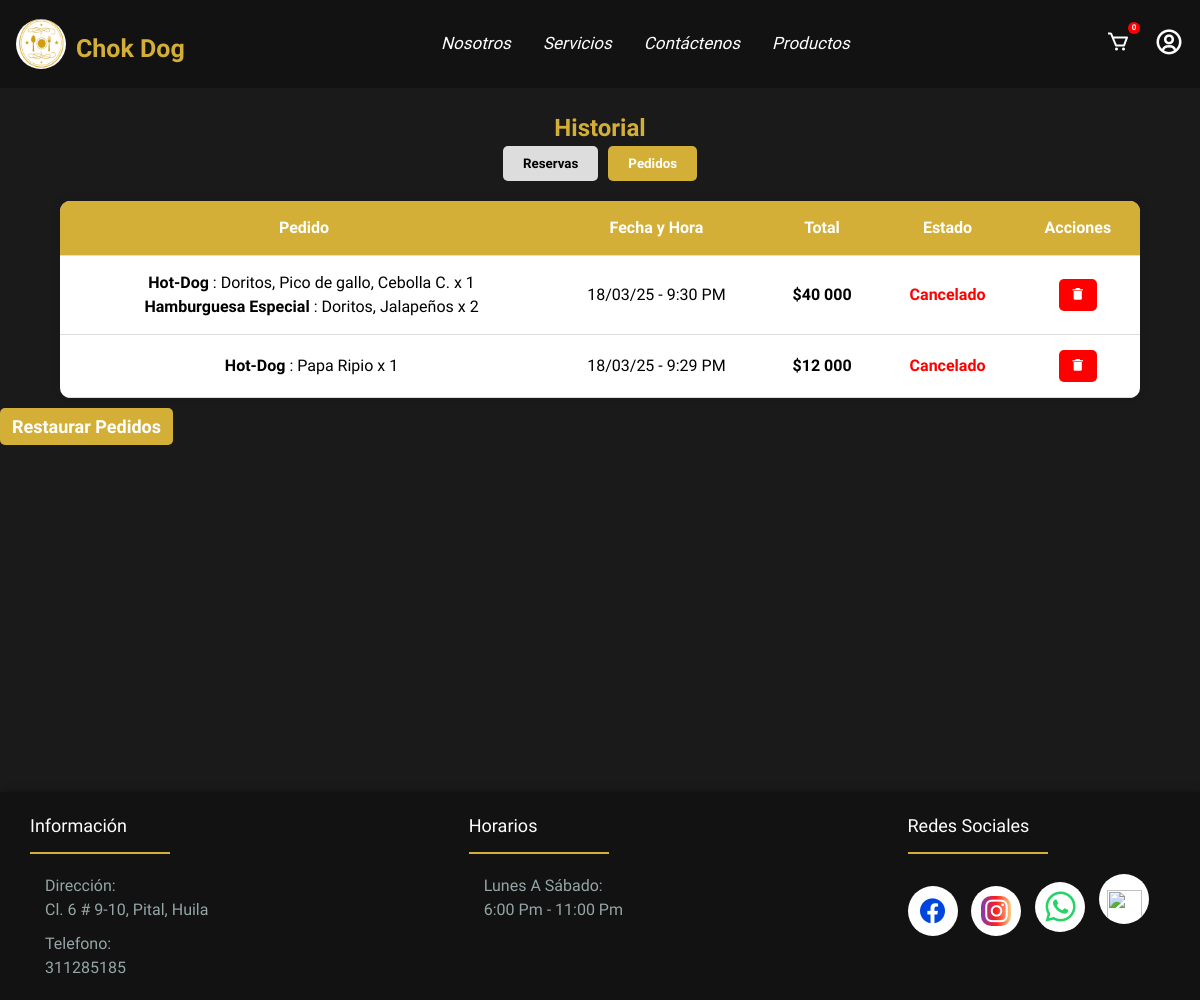
The page /historial (signed in) on the database as committed earlier.
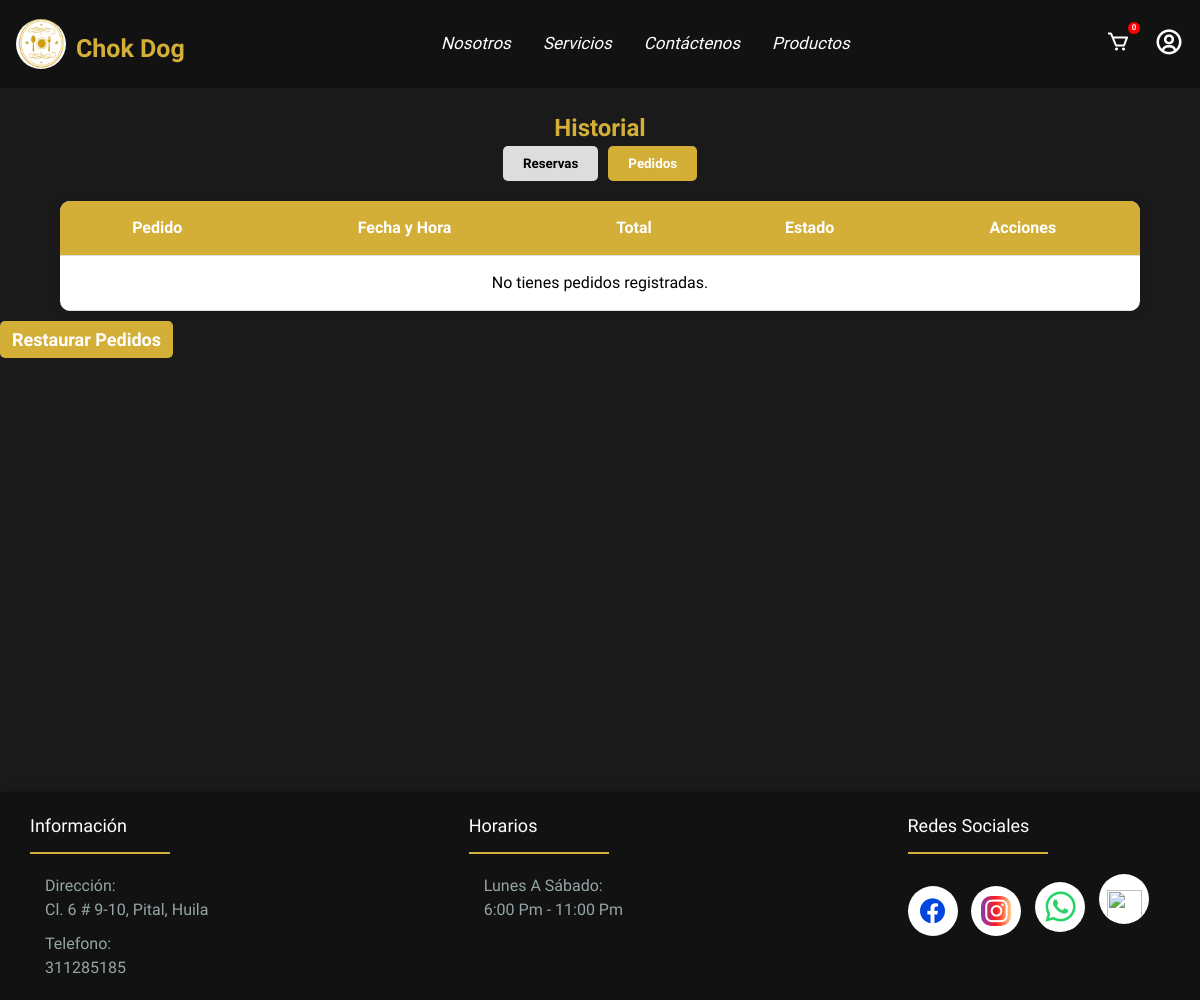
The same page on the database as committed later.
### comida/models.py (models this page shows, shortened)
class Pedido(models.Model):
    ESTADOS = [
        ('pendiente', 'Pendiente'),
        ('confirmado', 'Confirmado'),
        ("enviado", "Enviado"),
        ("entregado", "Entregado"),
        ("cancelado", "Cancelado"),
    ]
    METODOS_PAGO = [
        ('nequi', 'Nequi'),
        ('daviplata', 'Daviplata'),
        ('contra_entrega', 'Contra Entrega'),  # 🔹 Agregado correctamente
    ]
    usuario = models.ForeignKey(User, on_delete=models.SET_NULL, null=True, blank=True)
    nombre = models.CharField(max_length=255)
    email = models.EmailField()
    telefono = models.CharField(max_length=15)
    metodo_pago = models.CharField(max_length=50, choices=METODOS_PAGO)
    comprobante = models.ImageField(upload_to="comprobantes/", null=True, blank=True)
    productos = models.JSONField()  # Se almacenará como JSON con los productos y cantidades
    total = models.DecimalField(max_digits=10, decimal_places=0)
    fecha = models.DateTimeField(auto_now_add=True)
    direccion = models.CharField(max_length=255)
    fecha_pedido = models.DateTimeField(default=now)
    estado = models.CharField(max_length=20, choices=ESTADOS, default='pendiente')

### comida/views.py (the view)
# urls.py: path('historial', views.historial, name='historial'),
def historial(request):
    pedidos = []
    reservas = []
    if request.user.is_authenticated:
        pedidos = Pedido.objects.filter(usuario=request.user).order_by('-fecha')
        reservas = Reserva.objects.filter(usuario=request.user).order_by('-fecha')
        for pedido in pedidos:
            pedido.estado_display = pedido.get_estado_display()
            pedido.productos = json.loads(pedido.productos) if isinstance(pedido.productos, str) else pedido.productos
    return render(request, "historial.html", {"pedidos": pedidos, "reservas": reservas})

### comida/templates/historial.html (shortened to what this page needs)
{% extends 'base.html' %}
{% load static %}
{% load humanize %}
{% block content %}
    <link rel="stylesheet" href="{% static 'historial.css' %}">
    <div class="historial">
        <h2>Historial</h2>
        <div class="tab-container">
            <button class="tab" onclick="showTab('reservas')">Reservas</button>
            <button class="tab active" onclick="showTab('compras')">Pedidos</button>
        </div>
        <div id="compras" class="content">
            <table>
                <thead>
                    <tr>
                        <th>Pedido</th>
                        <th>Fecha y Hora</th>
                        <th>Total</th>
                        <th>Estado</th>
                        <th>Acciones</th>
                    </tr>
                </thead>
                <tbody>
                    {% for pedido in pedidos %}
                    <tr id="pedido-{{ pedido.id }}">
                        <td>
                            <ul>
                                {% for producto in pedido.productos %}
                                <li>
                                    <strong>{{ producto.nombre }}</strong>
                                    {% if producto.ingredientes and producto.ingredientes|length > 0 %}
                                    : {{ producto.ingredientes|join:", " }}
                                    {% endif %}
                                    x {{ producto.cantidad }}
                                </li>
                                {% endfor %}
                            </ul>
                        </td>
                        <td>{{ pedido.fecha|date:"d/m/y - g:i A" }}</td>
                        <td><strong>${{ pedido.total|intcomma }}</strong></td>
                        <td class="estado-{{ pedido.estado }}">{{ pedido.get_estado_display }}</td>
                        <td>
                            <button class="btn delete" onclick="confirmarEliminacionPedido('{{ pedido.id }}')"><i class='bx bxs-trash-alt'></i></button>
                        </td>
                    </tr>
                    {% empty %}
                    <tr>
                        <td colspan="6">No tienes pedidos registradas.</td>
                    </tr>
                    {% endfor %}
                </tbody>
            </table>
            <button class="rest" onclick="restaurarPedidos()">Restaurar Pedidos</button>
        </div>
    </div>
{% endblock %}

### comida/templates/base.html (shortened to what this page needs)
{% load static %}
<!DOCTYPE html>
<html lang="en">
<head>
    <link rel="stylesheet" href="{% static 'barra.css' %}">
    <link href='https://unpkg.com/boxicons@2.1.4/css/boxicons.min.css' rel='stylesheet'>
</head>
<body>
    <header class="header">
        <div class="logo">
            <img src="{% static 'img/logo.png' %}" alt="">
            {% if user.is_authenticated %}
                <h2><a href="{% url 'pagina' %}" class="titulo">Chok Dog</a></h2>
            {% else %}
                <span class="titulo">Chok Dog</span>
            {% endif %}
        </div>
        <nav class="menu">
            {% if user.is_authenticated %}
            <a href="{% url 'nosotros' %}" class="{% if request.path|slice:":9" == "/nosotros" %}active{% endif %}">Nosotros</a>
            <a href="{% url 'servicios' %}" class="{% if request.path|slice:":10" == "/servicios" %}active{% endif %}">Servicios</a>
            <a href="{% url 'contactenos' %}" class="{% if '/contactenos' in request.path %}active{% endif %}">Contáctenos</a>
            {% endif %}
            {% if user.is_authenticated %}
                <a href="{% url 'productos' %}" class="{% if request.path|slice:":10" == "/productos" %}active{% endif %}">Productos</a>
            {% endif %}
        </nav>
        <div class="menu-icons">
            {% if user.is_authenticated %}
            <a id="carrito-icon" class="carrito-icon " href="{% url 'carrito' %}" title="Carrito">
                <i class='bx bx-cart'></i>
                <span id="cart-counter" class="hidden">0</span>
            </a>
            {% endif %}
            <div class="profile-menu">
                <button id="profileBtn" class="profile-btn">
                    <i class='bx bx-user-circle'></i>
                </button>
            </div>
        </div>
    </header>
    <main class="main">
        {% block content %}
        {% endblock %}
    </main>
    <footer class="footer">
        <div class="footer-cont">
            <div class="row">
                <div class="footer-col">
                    <h4>Información</h4>
                    <ul>
                        <li><a href="#">Dirección: <br> Cl. 6 # 9-10, Pital, Huila</a></li>
                        <li><a href="#">Telefono: <br> 311285185</a></li>
                    </ul>
                </div>
                <div class="footer-col">
                    <h4>Horarios</h4>
                    <ul>
                        <li><a href="#">Lunes a sábado: <br> 6:00 pm - 11:00 pm</a></li>
                    </ul>
                </div>
                <div class="footer-col">
                    <h4>Redes Sociales</h4>
                    <div class="social-links">
                        <a class="fa" href="https://www.facebook.com/chok.dog"><i      class='bx bxl-facebook-circle' ></i></a>
                        <a class="ig" href="https://www.instagram.com/chok.dog?utm_source=qr&igsh=c2ZjdnRnNmFyMjYy"><i class='bx bxl-instagram' ></i></a>
                        <a class="wp"href="https://wa.link/x8yhmt"><i class='bx bxl-whatsapp' ></i></a>
                        <a class="tt" href="https://www.tiktok.com/@chokdogg?is_from_webapp=1&sender_device=pc"><img src="{% static 'img/tik-tok.png' %}" alt=""></a>
                    </div>
                </div>
            </div>
        </div>
   </footer>
</body>
</html>

### comida/static/barra.css (style rules this page uses)
* { margin: 0; padding: 0; box-sizing: border-box; font-family: "Kotta One", serif; box-sizing: border-box; }
:root { --text_4: rgba(0, 0, 0, 0.3); --text_sha: 5px 20px 5px #000000; --box: 0px 4px 10px rgb(0, 0, 0); --blanco: #FFFFFF; --negro-profundo: #1a1a1a; --fondo: #0000007b; --dorado: #D4AF37; --gris-industrial: #2d2d2d; --negro-carbon: #121212; --gris-acero: #95A5A6; }
body { margin: 0; padding: 0; position: relative; min-height: 90vh; padding-bottom: 200px; line-height: 1.5; }
.header { position: fixed; background-color: var(--negro-carbon); color: var(--dorado); width: 100%; display: flex; justify-content: space-between; align-items: center; padding: 1rem; z-index: 100; top: 0; }
.main { margin: 80px 0 0 0; min-height: 90vh; }
.logo { display: flex; align-items: center; font-size: 25px; }
.logo a { text-decoration: none; color: var(--dorado); font-size: 25px; }
.logo img { width: 50px; height: 50px; border-radius: 70%; margin-right: 10px; }
.carrito-icon { position: relative; font-size: 24px; text-decoration: none; color: white; }
#cart-counter { position: absolute; top: -4px; right: -10px; background-color: red; color: white; font-size: 8px; width: 12px; height: 12px; border-radius: 50%; display: flex; text-align: center; justify-content: center; align-items: center; line-height: 20px; font-weight: bold; }
.menu { display: flex; gap: 2rem; }
.menu a { text-decoration: none; color: white; font-style: italic; transition: .3s all; font-size: 17px; }
.menu a { text-decoration: none; transition: 0.3s; font-style: italic; }
.menu-icons { display: flex; align-items: center; gap: 1.5rem; }
.menu-icons a { color: white; font-size: 24px; text-decoration: none; transition: 0.3s; }
.profile-menu { position: relative; display: inline-block; }
.profile-btn { background: none; border: none; cursor: pointer; font-size: 30px; color: white; }
.footer-cont { max-width: 1170px; margin:auto; }
.row { display: flex; flex-wrap: wrap; justify-content: space-between; }
ul { list-style: none; }
.footer { background-color: var(--negro-carbon); padding: 20px 0; box-shadow: 3px 5px 10px; position: absolute; bottom: 0; width: 100%; }
.footer-col { width: 25%; padding: 0 15px; }
.footer-col h4 { font-size: 18px; color: #ffffff; text-transform: capitalize; margin-bottom: 35px; font-weight: 500; position: relative; }
.footer-col h4::before { content: ''; position: absolute; left:0; bottom: -15px; background-color: var(--dorado); height: 2px; box-sizing: border-box; width: 140px; }
.footer-col ul li:not(:last-child) { margin-bottom: 10px; }
.footer-col ul li a { font-size: 16px; text-transform: capitalize; color: var(--gris-acero); text-decoration: none; font-weight: 300; display: block; transition: all 0.3s ease; }
.footer-col .social-links a { display: inline-flex; justify-content: center; align-items: center; height: 50px; width: 50px; background-color: rgb(255, 255, 255); margin: 0 10px 10px 0; text-align: center; overflow: hidden; border-radius: 50%; color: #ffffff; transition: all 0.5s ease; }
.footer-col .social-links a i { font-size: 30px; }
.footer-col .social-links .fa i { color: #0046de; }
.footer-col .social-links .ig i { background: linear-gradient(to right, #833AB4, #FD1D1D, #FDCB82); border-radius: 10px; }
.footer-col .social-links .wp i { color: #25D366; font-size: 40px; }
.footer-col .social-links .tt img { height: 35px; width: 35px; font-size: 40px; }

### comida/static/historial.css (style rules this page uses)
.historial { background-color: var(--negro-profundo); min-height: 90vh; padding: 30px 0 50px 0; }
.content { display: none; }
.content.active { display: block; }
h2 { text-align: center; color: var(--dorado); }
.tab-container { display: flex; justify-content: center; gap: 10px; margin-bottom: 20px; }
.tab { padding: 10px 20px; cursor: pointer; background: #ddd; border-radius: 5px; border: none; font-weight: bold; }
.tab.active { background: var(--dorado); color: white; }
table { width: 90%; margin: auto; border-collapse: collapse; background: white; border-radius: 10px; overflow: hidden; box-shadow: 0px 0px 10px rgba(0, 0, 0, 0.1); }
th, td { padding: 15px; text-align: center; border-bottom: 1px solid #ddd; }
th { background: var(--dorado); color: white; }
ul { padding-left: 15px; margin: 0; }
.rest { background-color: var(--dorado); color: #ffffff; font-weight: bold; margin: 10px 0; padding: 8px 12px; cursor: pointer; border-radius: 5px; font-size: 18px; border: none; cursor: pointer; }

Rows that differ between the two databases and show on the page:
removed Pedido: nombre "Hot-Dog" "Hamburguesa Especial", ingredientes "Doritos, Pico de gallo, Cebolla C." "Doritos, Jalapeños", cantidad "1" "2", fecha "18/03/25 - 9:30 PM", total "40 000", estado "Cancelado"
removed Pedido: nombre "Hot-Dog", ingredientes "Papa Ripio", cantidad "1", fecha "18/03/25 - 9:29 PM", total "12 000", estado "Cancelado"
Other text that changed with them:
text now shown: "No tienes pedidos registradas."
